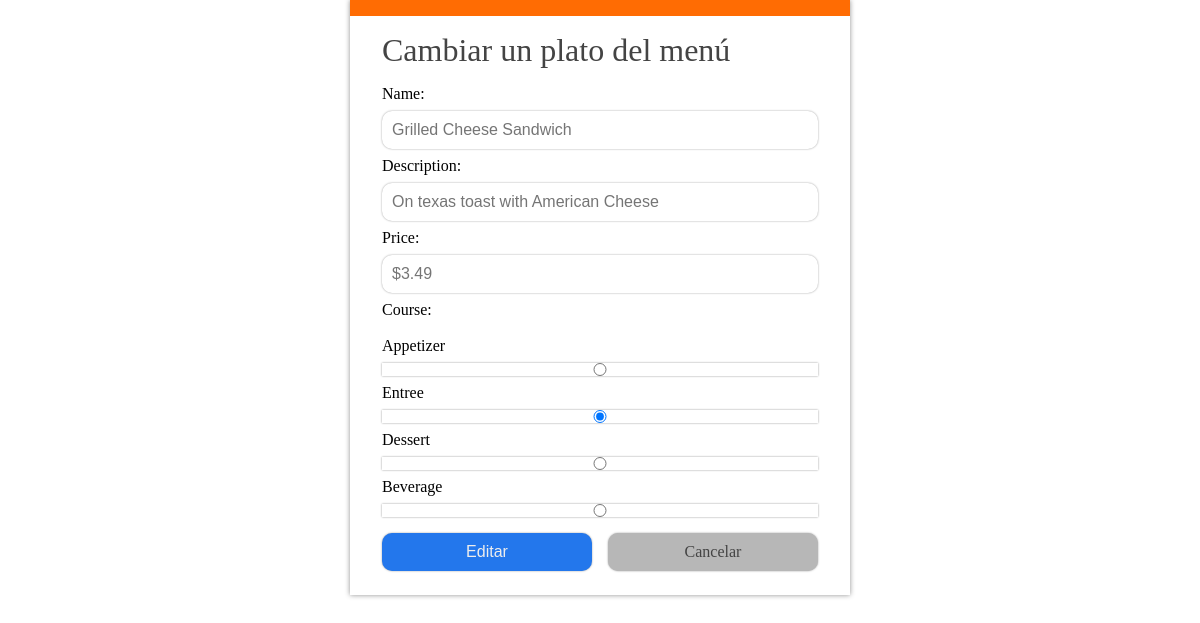
The app's page /restaurant/1/menu/8/edit with its own data.
### el finalfinal proyecto/database_setup.py (models this page shows, shortened)
class MenuItem(Base):
    __tablename__ = 'menu_item'
    name = Column(String(80), nullable=False)
    id = Column(Integer, primary_key=True)
    description = Column(String(250))
    price = Column(String(8))
    course = Column(String(250))
    restaurant_id = Column(Integer, ForeignKey('restaurant.id'))
    restaurant = relationship(Restaurant)

### el finalfinal proyecto/finalproject.py (the view)
@app.route('/restaurant/<int:restaurant_id>/menu/<int:menu_id>/edit', methods=['GET', 'POST'])
def editMenuItem(restaurant_id, menu_id):
    DBSession = sessionmaker(bind=engine)
    session = DBSession()
    editedItem = session.query(MenuItem).filter_by(id=menu_id).one()
    if request.method == 'POST':
        if request.form['name']:
            editedItem.name = request.form['name']
        if request.form['description']:
            editedItem.description = request.form['description']
        if request.form['price']:
            editedItem.price = request.form['price']
        if request.form['course']:
            editedItem.course = request.form['course']
        session.add(editedItem)
        session.commit()
        print("Se editó correctamente el item del menú")
        return redirect(url_for('showMenu', restaurant_id=restaurant_id))
    else:
        return render_template(
            'editmenuitem.html', restaurant_id=restaurant_id, menu_id=menu_id, item=editedItem)

### el finalfinal proyecto/templates/editmenuitem.html (shortened to what this page needs)
<!DOCTYPE html>
<html lang="en">
<head>
	<link rel=stylesheet type=text/css href="{{ url_for('static', filename='edit.css') }}">
</head>
<body>
	<form action="#" method = 'post'>
	<h1> Cambiar un plato del menú </h1>
	<p>Name:</p>
		<input type ='text' size='30' name='name' placeholder = '{{item.name }}'>
	<p>Description:</p>
		<input type ='text' size='30' name='description' placeholder = '{{item.description}}'>
	<p>Price:</p>
		<input type ='text' size='30' name='price' placeholder = '{{item.price}}'>
	<p>Course:<p><br>
	{% if item.course == 'Appetizer' %}
	Appetizer
		<input type ='radio' name='course' value='Appetizer'checked>
	{%else%}
	Appetizer
	<input type ='radio' name='course' value='Appetizer'>
	{% endif %}
	{% if item.course == 'Entree' %}
	Entree
	<input type ='radio' name='course' value='Entree' checked>
	{%else%}
	Entree
		<input type ='radio' name='course' value='Entree'>
	{% endif %}
	{% if item.course == 'Dessert'%}
	Dessert
		<input type ='radio' name='course' value='Dessert'checked>
	{% else %}
	Dessert
	   <input type ='radio' name='course' value='Dessert'>
	{% endif %}
	{%if item.course =='Beverage'%}
	Beverage
		<input type ='radio' name='course' value='Beverage'checked>
	{% else %}
	Beverage
		<input type ='radio' name='course' value='Beverage'>
	{% endif %}
	<div class="botones">
		<input type='submit' value='Editar'>
		<a href='{{url_for('showRestaurants')}}'>Cancelar</a>
	</div>
	</form>
</body>
</html>

### el finalfinal proyecto/static/edit.css (style rules this page uses)
* { margin: 0; padding: 0; box-sizing: border-box; }
.botones a { display: block; width: calc(50% - 0.5rem); margin: 0.5rem 0; padding: 10px; font-size: 1em; border: none; border-radius: 10px; box-shadow: 0 0 2px #999; text-decoration: none; text-align: center; background-color: rgb(183, 183, 183); color: #444444; }
.botones { display: flex; justify-content: space-between; align-items: center; }
.botones input { width:calc(50% - 0.5rem); background-color: rgb(35, 119, 236); color: #ededed; }
form { display: block; margin: 0 auto; width: 90%; max-width: 500px; box-shadow: 0 0 5px rgb(144, 144, 144); padding: 1rem 2rem; border-top: 1rem solid rgb(255, 108, 3); }
form h1 { margin-bottom: 1rem; display: block; font-weight: lighter; color:#444444; }
input { display: block; width: 100%; margin: 0.5rem 0; padding: 10px; font-size: 1em; border: none; border-radius: 10px; box-shadow: 0 0 2px #999; cursor: pointer; }

### records on screen
MenuItem: name "Grilled Cheese Sandwich", description "On texas toast with American Cheese", price "$3.49"
